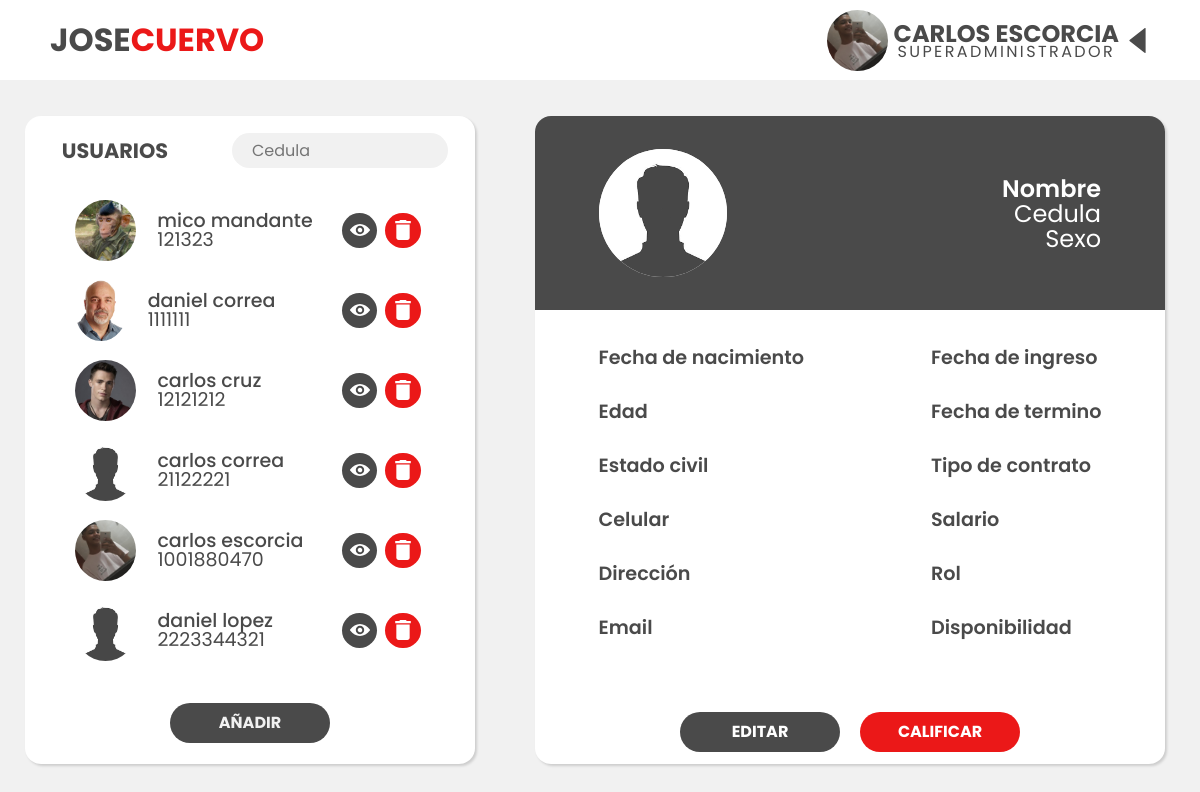
The page /dashboard (signed in) on the database its author committed.
### tables this page shows
CREATE TABLE usuario (CC INTEGER NOT NULL, nombre VARCHAR, apellido VARCHAR, edad INTEGER, sexo CHAR NOT NULL, fecha_nacimiento DATE, estado_civil VARCHAR, celular INTEGER, direccion VARCHAR, email VARCHAR, fecha_ingreso DATE, fecha_termino DATE, tipo_contrato VARCHAR, salario INTEGER, rol INTEGER, disponibilidad BOOLEAN, foto VARCHAR, contraseña VARCHAR, primera_vez BOOLEAN, registrador VARCHAR, FOREIGN KEY (rol) REFERENCES rol (ID), PRIMARY KEY (CC));

### app.py (the view)
@app.route('/dashboard', methods=["GET","POST"])
def dashboard():
    if "usuario" in session:
        rol = roles[session["rol"]]
        target = "USUARIOS"
        if session["rol"] == 2:
            target = "EMPLEADOS"
        if request.method == "GET":
            if session["rol"] != 3:
                nombres = session["nombre"] + " " + session["apellido"]
                nombres = nombres.upper()
                imagen = "imgs/default.png"
                try:
                    with sqlite3.connect('joseCuervoDB.db') as con:
                        con.row_factory = sqlite3.Row
                        cur = con.cursor()
                        if session["rol"] == 2:
                            cur.execute("SELECT CC,nombre,foto,apellido FROM usuario WHERE CC != ? AND rol = ?",[session["usuario"],3])
                        else:
                            cur.execute("SELECT CC,nombre,foto,apellido FROM usuario WHERE CC != ?",[session["usuario"]])
                        row = cur.fetchall()
                except Error  as er:
                    print('SQLite error: %s' % (' '.join(er.args)))
                return render_template("dashboard.html",nombre=nombres, rol=rol,target=target, row = row,Unombre="Nombre",cedula="Cedula",sexo="Sexo",imagen=imagen,perfil=session["foto"])
            else:
                return redirect("/empleado")
        if request.method == "POST":
            return render_template("dashboard.html",nombre=session["nombre"], rol=rol,perfil=session["foto"])
    else:
        return redirect("/")

### templates/dashboard.html (shortened to what this page needs)
{% extends "layout.html" %}
{% block head %}
<link rel="stylesheet" href="{{ url_for('static', filename='styles/vistaAdmin.css') }}">
{% endblock %}
{% block content %}
<main>
    <div class="tabla-usuarios">
        <div class="tabla-usuarios-top">
            <label>{{ target }}</label>
            <div class="search">
                <input type="text" name="" onkeyup="buscar()" id="search-box" placeholder="Cedula">
            </div>
        </div>
        <ul id="tabla">
            {% for r in row %}
            <li>
                <div class="user">
                    <img src='{{ url_for("static", filename=r[2])}}' alt="" class="foto-perfil">
                    <div class="user__info">
                        <p id="Tnombre">{{r["nombre"]}} {{r["apellido"]}}</p>
                        <p>{{r["CC"]}}</p>
                    </div>
                    <div class="buttons">
                        <a class="view" href="{{url_for('buscar',cedula=r['CC'])}}">
                            <img src="{{ url_for('static', filename='imgs/eye.svg') }}" alt="">
                        </a>
                        <a class="delete">
                            <img src="{{ url_for('static', filename='imgs/delete.svg') }}" alt="">
                        </a>
                    </div>
                </div>
            </li>
            {% endfor %}
        </ul>
        <div class="tabla-usuario-boton">
            <a class="button" href="/registro">AÑADIR</a>
        </div>
    </div>
    <div class="info-usuarios">
        <div class="top-info">
            <img src="{{ url_for('static', filename=imagen) }}" alt="">
            <div class="usuario-info-ocupacion">
                <p class="nombre">{{Unombre}}</p>
                <p class="cedula">{{cedula}}</p>
                <p class="ocupacion">{{sexo}}</p>
            </div>
        </div>
        <div class="formulario">
            <div class="izq">
                <div>
                    <p class="titulo">Fecha de nacimiento</p>
                    <p>{{nacimiento}}</p>
                </div>
                <div>
                    <p class="titulo">Edad</p>
                    <p>{{edad}}</p>
                </div>
                <div>
                    <p class="titulo">Estado civil</p>
                    <p>{{estado}}</p>
                </div>
                <div>
                    <p class="titulo">Celular</p>
                    <p>{{celular}}</p>
                </div>
                <div>
                    <p class="titulo">Dirección</p>
                    <p>{{direccion}}</p>
                </div>
                <div>
                    <p class="titulo">Email</p>
                    <p>{{email}}</p>
                </div>
            </div>
            <div class="der">
                <div>
                    <p class="titulo">Fecha de ingreso</p>
                    <p>{{ingreso}}</p>
                </div>
                <div>
                    <p class="titulo">Fecha de termino</p>
                    <p>{{termino}}</p>
                </div>
                <div>
                    <p class="titulo">Tipo de contrato</p>
                    <p>{{tipo}}</p>
                </div>
                <div>
                    <p class="titulo">Salario</p>
                    <p>{{salario}}</p>
                </div>
                <div>
                    <p class="titulo">Rol</p>
                    <p>{{Rol}}</p>
                </div>
                <div>
                    <p class="titulo">Disponibilidad</p>
                    <p>{{disponible}}</p>
                </div>
            </div>
        </div>
        <div class="info-usuarios-buttons">
            <a id="editar"  href="" class="button" >
                <p>EDITAR</p>
            </a>
            <a id="calificar" href="" class="button">
                <p>CALIFICAR</p>
            </a>
        </div>
    </div>
</main>
{% endblock %}

### templates/layout.html (shortened to what this page needs)
<!DOCTYPE html>
<html lang="en">
<head>
    <link rel="stylesheet" href="{{ url_for('static', filename='styles/normalize.css') }}">
    <link rel="stylesheet" href="{{ url_for('static', filename='styles/layout.css') }}">
    <link rel="stylesheet" href="{{ url_for('static', filename='styles/alertas.css') }}">
    <link rel="stylesheet" href="https://cdnjs.cloudflare.com/ajax/libs/font-awesome/4.7.0/css/font-awesome.min.css">
    {% block head %}
    {% endblock %}
</head>
<body>
    <nav class="top">
        <div class="navegacion">
            <label id="logo">JOSE<span>CUERVO</span></label>
            <div class="menu">
                <div class="cuenta">
                    <img src="{{ url_for('static', filename=perfil) }}" alt="foto" id="perfil">
                    <div>
                        <label id="nombre">{{nombre}}</label>
                        <label id="rol">{{rol}}</label>
                    </div>
                    <img src="{{ url_for('static', filename='imgs/downtriangle.svg') }}" alt="icono" id="iconT">
                </div>
            </div>
        </div>
    </nav>
    {% block content %}
    {% endblock %}
</body>
</html>

### static/styles/layout.css (style rules this page uses)
body { background-color: var(--background-color); }
.top { height: 80px; width: 100%; background-color: var(--white); }
.navegacion { display: flex; justify-content: space-between; padding: 0 50px; align-items: center; height: 100%; }
#logo { font-size: 2rem; font-weight: 700; }
#logo span { font-size: 2rem; font-weight: 700; color: var(--main-color); }
.cuenta { display: flex; height: 100%; align-items: center; }
.cuenta div { display: flex; flex-direction: column; justify-content: center; height: 100%; }
#iconT { height: 25px; width: 25px; transform: rotate(90deg); transition: .4s; margin-left: 6px; }
#perfil { height: 61px; width: 61px; border-radius: 50%; object-fit: cover; margin-right: 6px; }
#nombre { font-size: 1.5rem; font-weight: 700; text-align: center; }
#rol { font-size: 1rem; text-align: center; margin-top:-0.7rem; letter-spacing: 0.15rem; }
.menu { position: relative; height: 100%; }

### static/styles/vistaAdmin.css (style rules this page uses)
main { width: 100vw; min-height: calc(100vh - 80px); display: grid; grid-template-columns: minmax(500px, 2fr) minmax(700px, 3fr); align-items: center; }
.tabla-usuarios, .info-usuarios { background-color: white; border-radius: 1rem; width: 90%; margin: auto; height: 90%; box-shadow: rgba(0, 0, 0, 0.15) 1.95px 1.95px 2.6px; }
.tabla-usuarios { display: flex; flex-direction: column; align-items: center; }
.tabla-usuarios-top { width: 100%; display: flex; align-items: center; height: 70px; }
.tabla-usuarios-top label { font-size: 1.3rem; font-weight: 700; text-align: center; width: 40%; }
.search { display: flex; justify-content: center; width: 60%; }
.search input[type=text] { border: 0; background-color: var(--background-color); border-radius: 1.25rem; width: 80%; height: 2.2rem; padding: 0.75rem 1.25rem; }
#tabla { list-style-type: none; width: 97%; height: 80%; display: flex; flex-direction: column; align-items: center; overflow-y: scroll; }
#tabla li { width: 80%; height: 4.2rem; margin-top: 0.8rem; }
.view, .delete { display: flex; width: 2.2rem; height: 2.2rem; border: 0; margin: 0 4px; border-radius: 50%; justify-content: center; align-items: center; }
.view { background-color: var(--secondary-color); }
.delete { background-color: var(--main-color); }
.delete img, .view img { object-fit: cover; height: 20px; width: 20px; }
.foto-perfil { height: 61px; width: 61px; border-radius: 50%; object-fit: cover; margin-right: 6px; }
.user { width: 100%; height: 98%; display: flex; align-items: center; justify-content: space-evenly; }
.user__info { display: flex; justify-content: center; flex-direction: column; width: 70%; height: 98%; font-size: 0.85em; }
.user__info p { font-size: 1.4em; font-weight: 500; padding-left: 15px; }
.user__info p + p { font-size: 1.4em; font-weight: 400; margin-top: -10px; }
.buttons { max-width: 100px; display: flex; }
.tabla-usuario-boton { display: flex; width: 100%; height: calc(20% - 70px); justify-content: center; align-items: center; margin-bottom: 12px; }
.info-usuarios-buttons p { color: white; }
.button { border: 0; border-radius: 25px; height: 2.5rem; width: 10rem; color: var(--background-color); background-color: var(--secondary-color); font-weight: bold; align-items: center; }
.top-info { display: flex; background: var(--secondary-color); border-radius: 1rem 1rem 0 0; width: 100%; height: 30%; align-items: center; justify-content: space-between; padding: 0 4rem; }
.top-info img { background: white; height: 8rem; width: 8rem; border-radius: 50%; object-fit: cover; }
.top-info p { text-align: right; color: white; }
.nombre { font-size: 1.5rem; font-weight: 600; }
.cedula { font-size: 1.5rem; margin-top: -10px; }
.ocupacion { font-size: 1.5rem; font-weight: 400; margin-top: -10px; }
.titulo { color: var(--secondary-color); font-weight: 600; font-size: 1.2rem; }
.izq p,.der p { height: 2rem; }
.izq p + p,.der p + p { margin-top: -10px; }
.formulario { height: 60%; display: flex; justify-content: space-around; align-items: center; }
.info-usuarios-buttons { height: 10%; display: flex; justify-content: center; align-items: center; }
#calificar { background: var(--main-color); margin-left: 20px; }
a { display: flex; align-items: center; justify-content: center; text-decoration: none; }

### rows shown on the page
usuario: foto (picture), nombre "mico", apellido "mandante", CC "121323"
usuario: foto (picture), nombre "daniel", apellido "correa", CC "1111111"
usuario: foto (picture), nombre "carlos", apellido "cruz", CC "12121212"
usuario: foto (placeholder picture), nombre "carlos", apellido "correa", CC "21122221"
usuario: foto (picture), nombre "carlos", apellido "escorcia", CC "1001880470"
usuario: foto (placeholder picture), nombre "daniel", apellido "lopez", CC "2223344321"

### other values the page prints
{{ nombre }} "CARLOS ESCORCIA"
{{ rol }} "SUPERADMINISTRADOR"
{{ target }} "USUARIOS"
{{ Unombre }} "Nombre"
{{ cedula }} "Cedula"
{{ sexo }} "Sexo"
